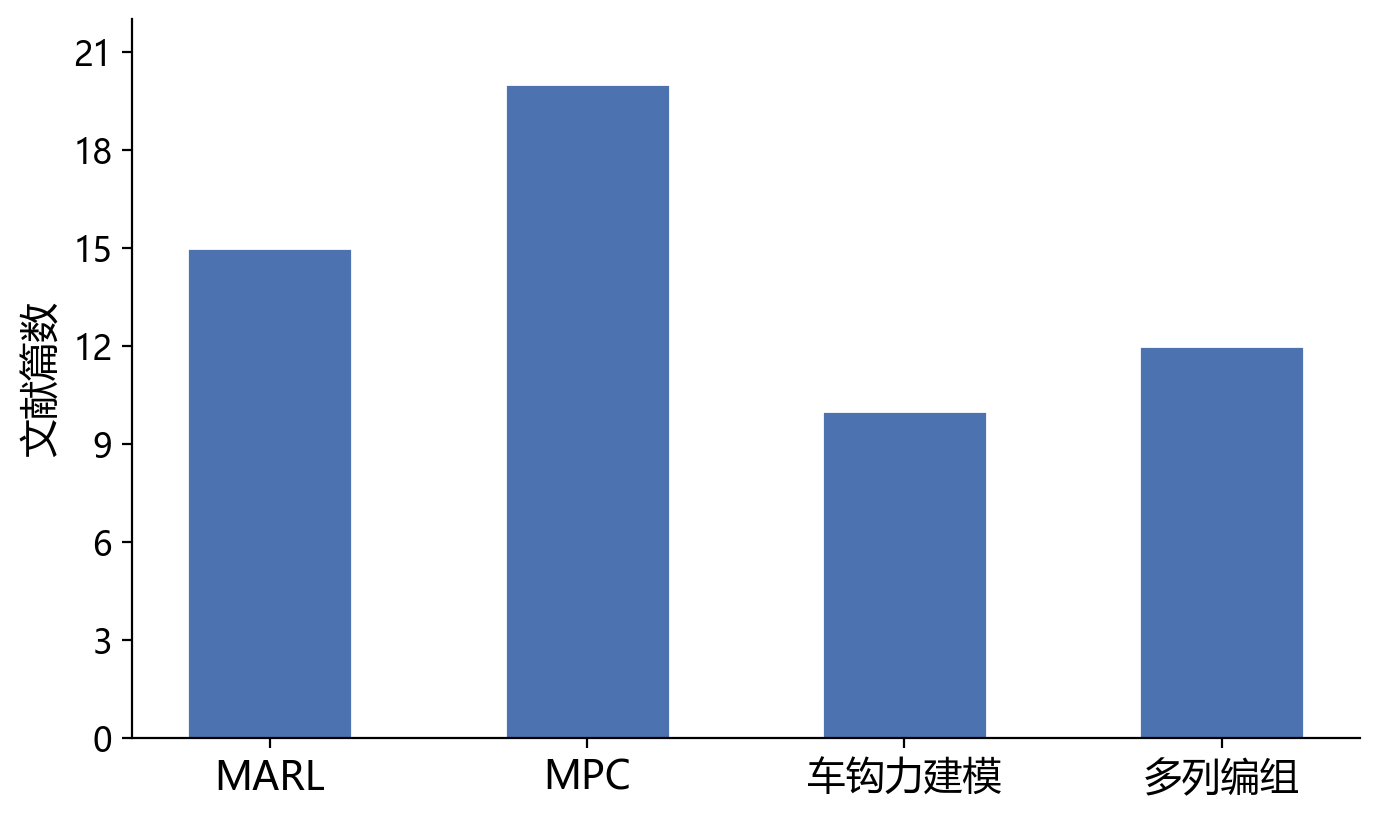

Recreate this plot in Python.
# -*- coding: utf-8 -*-
"""文献调研统计柱状图（中期答辩 页 5 进展① 文献调研）。

口径：页 5 文案"三个方向（重载列车运行控制 / 列车纵向动力学 / 多智能体强化学习）
共 50 余篇文献"的分主题展示。四主题计数为建议分布，经用户确认（2026-10-19，
AskUserQuestion 拍板）；无逐篇档案清单，一篇文献可属多主题，故总和 57 > 50。
参考依据：DIAGNOSTICS_2026-10「文献调研-2026-10-12」MPC×空气制动单次检索约 22 篇。

  MARL       = 15（多智能体强化学习为大热方向，含无人机编队 / VCTS / 车队共识等）
  MPC        = 20（MPC×空气制动单次调研即 ~22 篇，取 20）
  车钩力建模 = 10（纵向动力学 / 车钩物理方向）
  多列编组   = 12（虚拟编组 / 群组协同方向）

数字如需调整：改 counts 一行重跑即可；口径改动须与页 5 文案同步。
"""
import matplotlib

matplotlib.use("Agg")
import matplotlib.pyplot as plt
from matplotlib.ticker import MaxNLocator

plt.rcParams["font.sans-serif"] = ["Microsoft YaHei"]
plt.rcParams["axes.unicode_minus"] = False

topics = ["MARL", "MPC", "车钩力建模", "多列编组"]
counts = [15, 20, 10, 12]

fig, ax = plt.subplots(figsize=(7.0, 4.2), dpi=200)
ax.bar(topics, counts, width=0.52, color="#4C72B0", edgecolor="white")

ax.set_ylabel("文献篇数", fontsize=14)
ax.set_ylim(0, 22)
ax.yaxis.set_major_locator(MaxNLocator(integer=True))
ax.tick_params(axis="x", labelsize=14)
ax.tick_params(axis="y", labelsize=12)
ax.spines["top"].set_visible(False)
ax.spines["right"].set_visible(False)

fig.tight_layout()
fig.savefig(
    r"d:\Code\MultiAgent\traffic_rl_project\ppt_talk\midterm_20261018\images\fig_lit_survey.png",
    bbox_inches="tight",
)
print("saved: fig_lit_survey.png")
